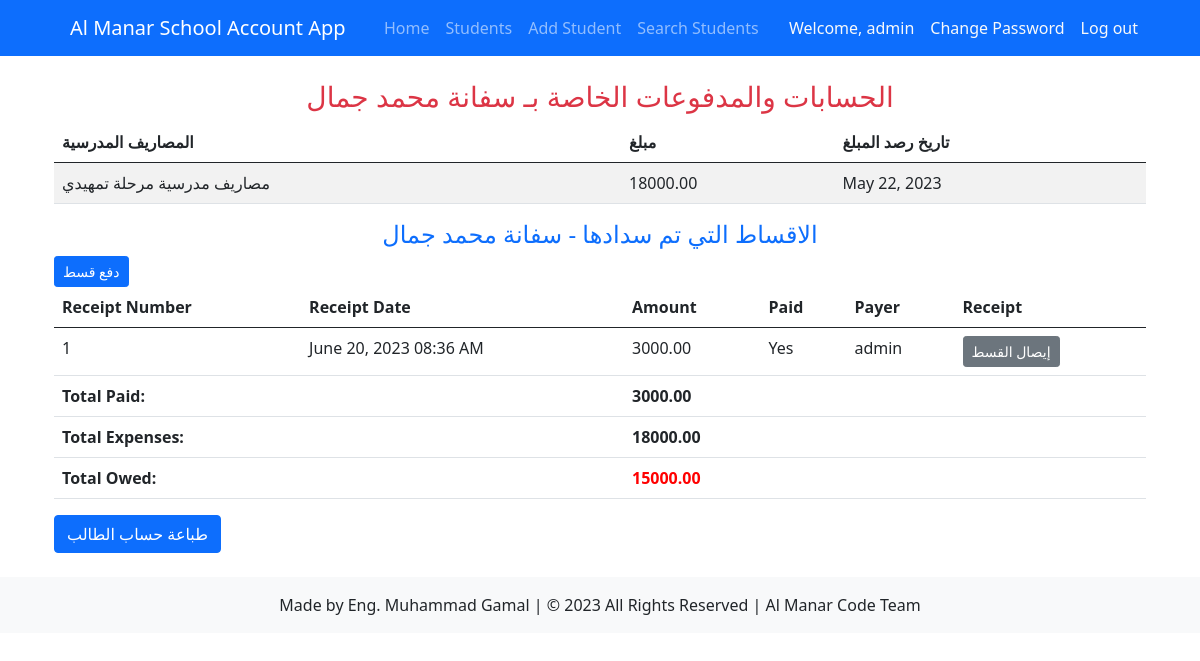
Before: /students/student_detail/3/ (signed in) with the older database file.
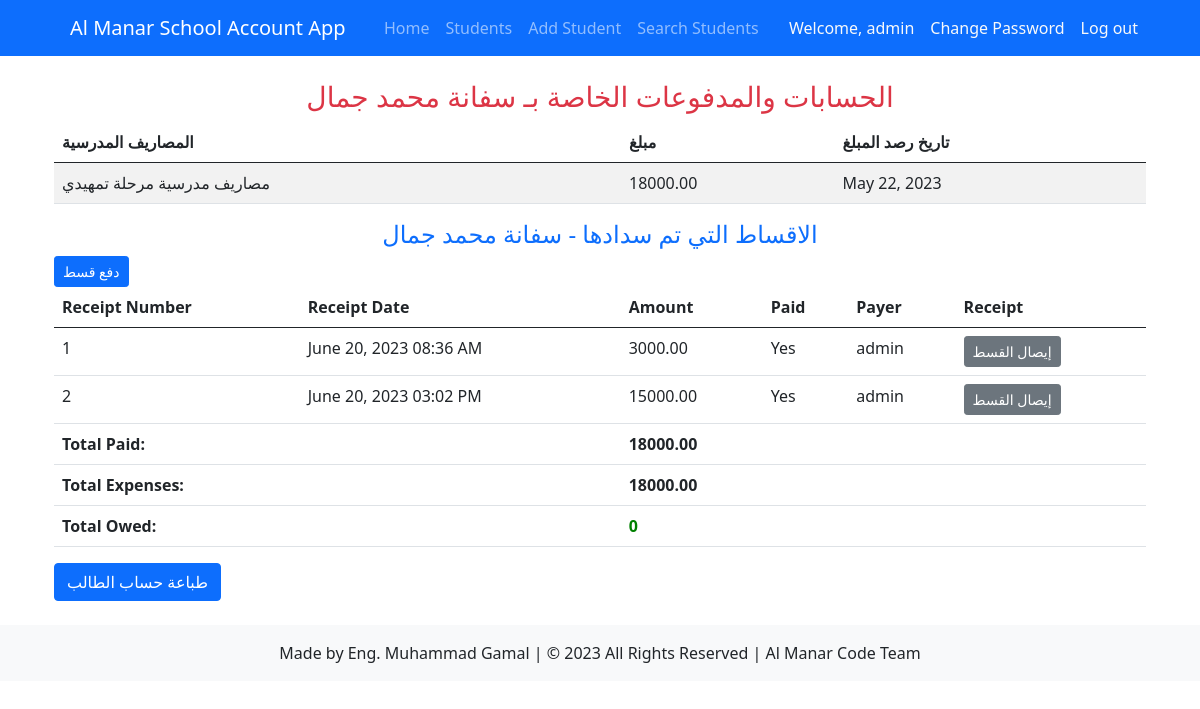
After: the same page with the newer database file.
### students/models.py (models this page shows, shortened)
class Expense(models.Model):
    classroom = models.ForeignKey(Classroom, related_name='classroom_expenses', on_delete=models.CASCADE, null=True)
    expense_type = models.CharField(max_length=50)
    amount = models.DecimalField(max_digits=8, decimal_places=2)
    date = models.DateField()
    total_owed = models.DecimalField(max_digits=8, decimal_places=2, default=0)

class Tuition(models.Model):
    student = models.ForeignKey('Student', related_name='tuitions', on_delete=models.CASCADE)
    installment_number = models.IntegerField()
    amount_tuition = models.DecimalField(max_digits=8, decimal_places=2)
    paid = models.BooleanField(default=False)
    receipt_date = models.DateTimeField(default=timezone.now, editable=False)

### account/models.py (models this page shows)
class User(AbstractUser):
    username = models.CharField(max_length=150, unique=True)  # Add the username field
    email = models.EmailField(unique=True)
    date_of_enrollment = models.DateField(null=True, blank=True)
    national_id = models.CharField(max_length=20, null=True, blank=True)
    department = models.CharField(max_length=20, choices=[
        ('accounts', 'Accounts'),
        ('student_affairs', 'Student Affairs'),
        ('administration', 'Administration')
    ])
    USERNAME_FIELD = 'username'
    REQUIRED_FIELDS = ['email']
    objects = CustomUserManager()
    class Meta:
        permissions = [
            ('can_view_reports', 'Can view all reports'),
            ('can_edit_employee', 'Can edit employee profile'),
            ('can_add_student', 'Can add new student'),
            ('can_edit_student', 'Can edit student profile'),
            ('can_add_expense', 'Can add new expense'),
            ('can_pay_installment', 'Can pay student installment')
        ]

### students/views.py (the view)
# urls.py: path('student_detail/<int:pk>/', views.student_detail, name='student_detail'),
@never_cache
@login_required
def student_detail(request, pk):
    student = get_object_or_404(Student, pk=pk)
    installments = Tuition.objects.filter(student=student)
    total_paid = sum(installment.amount_tuition for installment in installments if installment.paid)
    classroom = student.classroom.first()  # retrieve the first classroom for the student
    expenses = Expense.objects.filter(classroom=classroom)
    total_expenses = sum(expense.amount for expense in expenses)
    total_owed = total_expenses - total_paid
    if request.method == 'POST':
        payment_amount = request.POST.get('payment_amount')
        if payment_amount:
            payment_amount = float(payment_amount)
            installment = Tuition.objects.create(student=student, amount_tuition=payment_amount, paid=True)
            student.update_total_payments()
    context = {
        'student': student,
        'installments': installments,
        'total_paid': total_paid,
        'expenses': expenses,
        'total_expenses': total_expenses,
        'total_owed': total_owed,
    }
    return render(request, 'students/student_detail.html', context)

### students/templates/students/student_detail.html (shortened to what this page needs)
{% extends 'students/base.html' %}
{% load crispy_forms_tags %}
{% block content %}
<h3 class='text-center text-danger'>الحسابات والمدفوعات الخاصة بـ {{ student.name }} </h3>
<div class="button " >
    <table class="table table-striped">
        <thead>
            <tr>
                <th>المصاريف المدرسية</th>
                <th>مبلغ</th>
                <th>تاريخ رصد المبلغ</th>
            </tr>
        </thead>
        <tbody>
            {% for expense in expenses %}
                <tr>
                    <td>{{ expense.expense_type }}</td>
                    <td>{{ expense.amount }}</td>
                    <td>{{ expense.date }}</td>
                </tr>
            {% endfor %}
        </tbody>
    </table>
</div>
    <h4 class='text-center text-primary'> الاقساط التي تم سدادها -  {{ student.name }}</h4>
    <a href="{% url 'students:pay_installment' pk=student.pk %}" class="btn btn-primary btn-sm">دفع قسط </a>
    <table class="table">
        <thead>
            <tr>
                <th>Receipt Number</th>
                <th>Receipt Date</th>
                <th>Amount</th>
                <th>Paid</th>
                <th>Payer</th>
                <th>Receipt</th>
            </tr>
        </thead>
        <tbody>
            {% for installment in installments %}
                <tr>
                    <td>{{ installment.installment_number }}</td>
                    <td>{{ installment.receipt_date|date:"F d, Y" }} {{ installment.receipt_date|time:"h:i A" }}</td>
                    <td>{{ installment.amount_tuition }}</td>
                    <td>
                    {% if installment.paid %}
                        Yes
                    {% else %}
                        No
                    {% endif %}
                    </td>
                    <td>{{ user.username }}</td>
                    <td>
                        <a href="{% url 'students:receipt' pk=installment.pk %}" class="btn btn-secondary btn-sm">إيصال القسط</a>
                    </td>
                </tr>
            {% endfor %}
            <tr>
                <td colspan="2"><strong>Total Paid:</strong></td>
                <td colspan="4"><strong>{{ total_paid }}</strong></td>
            </tr>
            {% if expenses %}
            <tr>
                <td colspan="2"><strong>Total Expenses:</strong></td>
                <td colspan="4"><strong>{{ total_expenses }}</strong></td>
            </tr>
            {% endif %}
            <tr>
                <td colspan="2"><strong>Total Owed:</strong></td>
                <td colspan="4">
                    <strong style="color: {% if total_owed > 0 %}red{% elif total_owed < 0 %}green{% else %}green{% endif %}">
                {% if total_owed > 0 %}
                    {{ total_owed }}
                {% elif total_owed < 0 %}
                    Paid over
                    {{ total_owed }}
                {% else %}
                    0
                {% endif %}
                </strong>
                </td>
            </tr>
        </tbody>
    </table>
    <button class="btn btn-primary print-button" onclick="printReceipt()">طباعة حساب الطالب</button>
    {% endblock %}

### students/templates/students/base.html (shortened to what this page needs)
{% load static %}
{% load crispy_forms_tags %}
<!DOCTYPE html>
<html lang="en">
<head>
<link rel="stylesheet" href="{% static 'css/bootstrap.css' %}">
<link rel="stylesheet" href="{% static 'css/bootstrap.min.css' %}">
<link rel="stylesheet" href="{% static 'css/bootstrap.rtl.css' %}">
<link rel="stylesheet" href="{% static 'css/bootstrap.rtl.min.css' %}">
<link rel="stylesheet" href="{% static 'css/bootstrap-grid.css' %}">
<link rel="stylesheet" href="{% static 'css/bootstrap-grid.min.css' %}">
<link rel="stylesheet" href="{% static 'css/bootstrap-grid.rtl.css' %}">
<link rel="stylesheet" href="{% static 'css/bootstrap-grid.rtl.min.css' %}">
<link rel="stylesheet" href="{% static 'css/bootstrap-reboot.css' %}">
<link rel="stylesheet" href="{% static 'css/bootstrap-reboot.min.css' %}">
<link rel="stylesheet" href="{% static 'css/bootstrap-reboot.rtl.css' %}">
<link rel="stylesheet" href="{% static 'css/bootstrap-reboot.rtl.min.css' %}">
<link rel="stylesheet" href="{% static 'css/bootstrap-utilities.css' %}">
<link rel="stylesheet" href="{% static 'css/bootstrap-utilities.min.css' %}">
<link rel="stylesheet" href="{% static 'css/bootstrap-utilities.rtl.css' %}">
<link rel="stylesheet" href="{% static 'css/bootstrap-utilities.rtl.min.css' %}">
<link rel="stylesheet" href="{% static 'css/style.css' %}">
<link rel="stylesheet" href="https://use.fontawesome.com/releases/v5.15.3/css/all.css">
<link rel="stylesheet" href="https://cdn.jsdelivr.net/npm/bootstrap-icons%401.5.0/font/bootstrap-icons.css">
<link rel="stylesheet" href="https://cdnjs.cloudflare.com/ajax/libs/twitter-bootstrap/5.0.2/css/bootstrap.min.css" />
</head>
<body>
  <nav class="navbar navbar-expand-lg navbar-dark bg-primary">
    <div class="container">
      <a class="navbar-brand" href="#">Al Manar School Account App</a>
      <div class="collapse navbar-collapse" id="navbarNav">
        <ul class="navbar-nav me-auto">
          <li class="nav-item">
            <a class="nav-link {% if request.resolver_match.url_name == 'home' %}active{% endif %}" href="{% url 'students:home' %}">Home</a>
          </li>
          <li class="nav-item">
            <a class="nav-link {% if request.resolver_match.url_name == 'student_list' %}active{% endif %}" href="{% url 'students:student_list' %}">Students</a>
          </li>
          <li class="nav-item">
            <a class="nav-link {% if request.resolver_match.url_name == 'add_student' %}active{% endif %}" href="{% url 'students:add_student' %}">Add Student</a>
          </li>
          <li class="nav-item">
            <a class="nav-link {% if request.resolver_match.url_name == 'search_student' %}active{% endif %}" href="{% url 'students:search_student' %}">Search Students</a>
          </li>
        </ul>
        <ul class="navbar-nav">
          {% if user.is_authenticated %}
            <li class="nav-item">
              <a class="nav-link text-light" href="{% url 'account:view_profile' %}">Welcome, {{ user.username }}</a>
            </li>
            <li class="nav-item">
              <a class="nav-link text-light" href="{% url 'account:change_password' %}">Change Password</a>
            </li>
            <li class="nav-item">
              <a class="nav-link text-light" href="{% url 'account:logout' %}">Log out</a>
            </li>
          {% endif %}
        </ul>
      </div>
    </div>
  </nav>
<div class="container py-4">
    {% block content %}
    {% endblock %}
</div>
<footer class="bg-light text-center py-3">
  Made by Eng. Muhammad Gamal | © 2023 All Rights Reserved | Al Manar Code Team
</footer>
</body>
</html>

Changed rows visible on the page:
added Tuition: installment_number "2", receipt_date "June 20, 2023", receipt_date "03:02 PM", amount_tuition "15000.00", paid "Yes", {{ user.username }} "admin"
Other visible differences:
{{ total_paid }}: "3000.00" → "18000.00"
{{ total_owed }}: "15000.00" → (not shown)
text now shown: "0"
